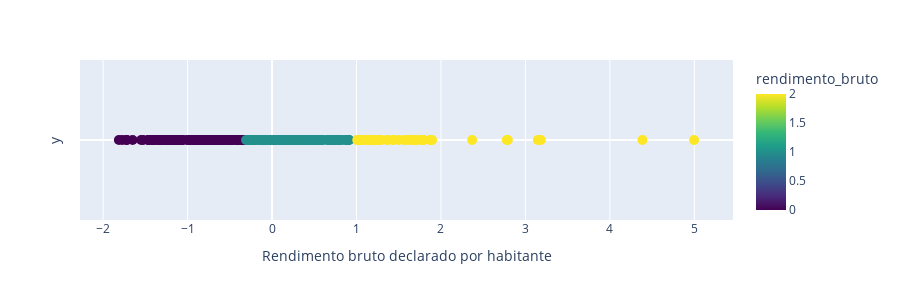

This figure's notebook cell:
### Code cell
clustered_df = aplicar_kmeans(only_municipalities_df,3,nome_cluster='rendimento_bruto')
save_clustered_df_to_csv(clustered_df,"csv_files/", "2_Rendimento bruto declarado por habitante.csv")

### Figure 1 — Plotly figure (JSON) as saved in the notebook; plotly's stock layout.template omitted (floating-point values rounded to 4 significant figures; data arrays with more than 128 entries replaced by an {"elided": "..."} marker saying what was removed)
{"data": [{"customdata": {"elided": "308x3 mixed values"}, "hovertemplate": "valor=%{x}<br>y=%{y}<br>local=%{customdata[0]}<br>codigo=%{customdata[1]}<br>Rendimento bruto declarado por habitante=%{customdata[2]}<br>rendimento_bruto=%{marker.color}<extra></extra>", "legendgroup": "", "marker": {"color": {"elided": "308 int values"}, "coloraxis": "coloraxis", "size": 10, "symbol": "circle"}, "mode": "markers", "name": "", "orientation": "v", "showlegend": false, "type": "scatter", "x": {"elided": "308 float values"}, "xaxis": "x", "y": {"elided": "308 int values"}, "yaxis": "y"}], "layout": {"coloraxis": {"colorbar": {"title": {"text": "rendimento_bruto"}}, "colorscale": [[0, "#440154"], [0.1111, "#482878"], [0.2222, "#3e4989"], [0.3333, "#31688e"], [0.4444, "#26828e"], [0.5556, "#1f9e89"], [0.6667, "#35b779"], [0.7778, "#6ece58"], [0.8889, "#b5de2b"], [1, "#fde725"]]}, "height": 300, "legend": {"tracegroupgap": 0}, "margin": {"t": 60}, "xaxis": {"anchor": "y", "domain": [0, 1], "title": {"text": "Rendimento bruto declarado por habitante"}}, "yaxis": {"anchor": "x", "domain": [0, 1], "showgrid": false, "showticklabels": false, "title": {"text": "y"}}}}
